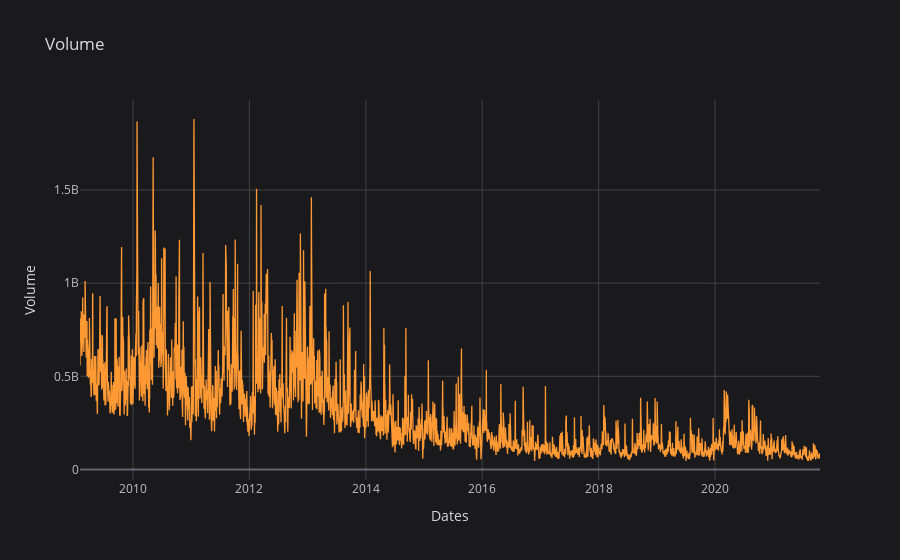

Notebook source saved alongside this figure:
### Markdown cell above
This graph below shows the volume of the stock or the amount of shares that were traded

### Code cell
aapl['Volume'].iplot(title='Volume', xTitle='Dates', yTitle='Volume', theme='space')

### Figure 1 — Plotly figure (JSON) as saved in the notebook; plotly's stock layout.template omitted (floating-point values rounded to 4 significant figures; data arrays with more than 128 entries replaced by an {"elided": "..."} marker saying what was removed)
{"data": [{"line": {"color": "rgba(255, 153, 51, 1.0)", "dash": "solid", "shape": "linear", "width": 1.3}, "mode": "lines", "name": "Volume", "text": "", "type": "scatter", "x": {"elided": "3204 str values"}, "y": {"elided": "3204 int values"}}], "layout": {"legend": {"bgcolor": "#1A1A1C", "font": {"color": "#D9D9D9"}}, "paper_bgcolor": "#1A1A1C", "plot_bgcolor": "#1A1A1C", "title": {"font": {"color": "#D9D9D9"}, "text": "Volume"}, "xaxis": {"gridcolor": "#434343", "showgrid": true, "tickfont": {"color": "#C2C2C2"}, "title": {"font": {"color": "#D9D9D9"}, "text": "Dates"}, "zerolinecolor": "#666570"}, "yaxis": {"gridcolor": "#434343", "showgrid": true, "tickfont": {"color": "#C2C2C2"}, "title": {"font": {"color": "#D9D9D9"}, "text": "Volume"}, "zerolinecolor": "#666570"}}}
